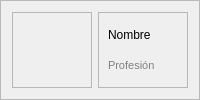
                             <widget class="QFrame" name="cap1_24">
                              <property name="frameShape">
                               <enum>QFrame::Shape::StyledPanel</enum>
                              </property>
                              <property name="frameShadow">
                               <enum>QFrame::Shadow::Raised</enum>
                              </property>
                              <layout class="QGridLayout" name="gridLayout_153">
                               <item row="1" column="1">
                                <widget class="QFrame" name="frame_105">
                                 <property name="frameShape">
                                  <enum>QFrame::Shape::StyledPanel</enum>
                                 </property>
                                 <property name="frameShadow">
                                  <enum>QFrame::Shadow::Raised</enum>
                                 </property>
                                 <layout class="QVBoxLayout" name="verticalLayout_29">
                                  <item>
                                   <layout class="QVBoxLayout" name="verticalLayout_30">
                                    <item>
                                     <widget class="QLabel" name="label_57">
                                      <property name="text">
                                       <string>Nombre</string>
                                      </property>
                                     </widget>
                                    </item>
                                    <item>
                                     <widget class="QLabel" name="label_58">
                                      <property name="font">
                                       <font>
                                        <pointsize>8</pointsize>
                                        <bold>false</bold>
                                       </font>
                                      </property>
                                      <property name="styleSheet">
                                       <string notr="true">color: gray;</string>
                                      </property>
                                      <property name="text">
                                       <string>Profesión</string>
                                      </property>
                                     </widget>
                                    </item>
                                   </layout>
                                  </item>
                                 </layout>
                                </widget>
                               </item>
                               <item row="1" column="0">
                                <widget class="QFrame" name="frame_106">
                                 <property name="maximumSize">
                                  <size>
                                   <width>80</width>
                                   <height>16777215</height>
                                  </size>
                                 </property>
                                 <property name="frameShape">
                                  <enum>QFrame::Shape::StyledPanel</enum>
                                 </property>
                                 <property name="frameShadow">
                                  <enum>QFrame::Shadow::Raised</enum>
                                 </property>
                                 <layout class="QGridLayout" name="gridLayout_47">
                                  <item row="0" column="1">
                                   <widget class="QLabel" name="label_59">
                                    <property name="text">
                                     <string/>
                                    </property>
                                    <property name="pixmap">
                                     <pixmap>icons/pngwing.com (1).png</pixmap>
                                    </property>
                                    <property name="alignment">
                                     <set>Qt::AlignmentFlag::AlignCenter</set>
                                    </property>
                                   </widget>
                                  </item>
                                 </layout>
                                </widget>
                               </item>
                              </layout>
                             </widget>
